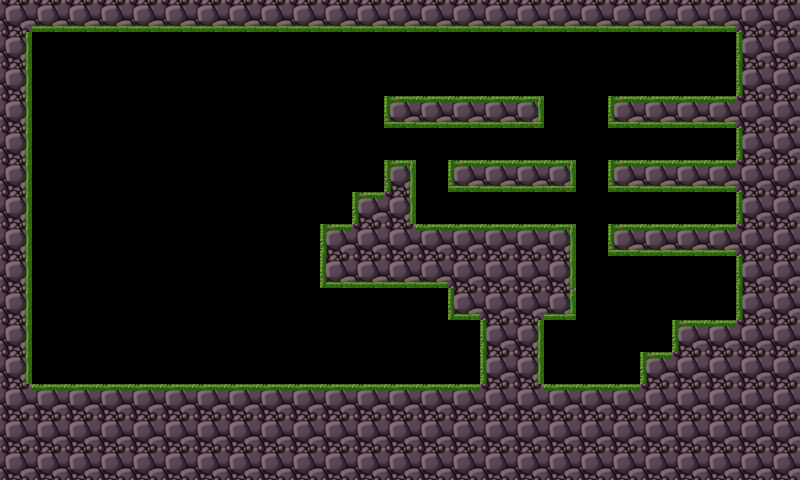

Rendered tile map (Tiled .tmx) drawn with the repository's tilesets; below, a short description and the map source with its tile grids summarised:
An orthogonal 25x15 tile map with 32x32 px tiles, 1 tile layer (mpic) and 11 objects (4x monster, 2x wood, fire, circle).

<map version="1.0" orientation="orthogonal" width="25" height="15" tilewidth="32" tileheight="32">
 <tileset firstgid="1" name="tiled" tilewidth="32" tileheight="32">
  <image source="tiled.png" width="192" height="192" />
 </tileset>
 <layer name="mpic" width="25" height="15">
  <data>[375 cells, 186 non-empty, 13 distinct tile ids]</data>
 </layer>
 <objectgroup name="ground" width="25" height="15">
  <object x="32" y="29">
   <polyline points="0,0 708,-2 707,70 577,69 577,94 706,94 705,133 578,133 578,157 706,157 706,197 580,197 580,221 705,222 705,295 644,296 644,323 610,323 610,358 507,357 509,285 541,285 541,197 380,198 380,133 352,134 352,165 322,165 323,196 290,197 290,256 419,256 419,286 449,286 450,358 -5,358 -4,0" />
  </object>
  <object x="388" y="96">
   <polyline points="0,0 153,1 153,27 0,28 -1,0" />
  </object>
  <object x="450" y="162">
   <polyline points="0,0 123,-1 123,25 -1,26 0,3" />
  </object>
 </objectgroup>
 <objectgroup name="object" width="25" height="15">
  <object name="fire" x="718" y="82" />
  <object name="monster" x="623" y="86">
   <properties>
    <property name="enemy" value="false" />
    <property name="plistname" value="monster_5" />
   </properties>
  </object>
  <object name="circle" x="424" y="79">
   <properties>
    <property name="sprite_name" value="circle.png" />
   </properties>
  </object>
  <object name="wood" x="578" y="145">
   <properties>
    <property name="sprite_name" value="wood.png" />
   </properties>
  </object>
  <object name="wood" x="588" y="213">
   <properties>
    <property name="sprite_name" value="wood.png" />
   </properties>
  </object>
  <object name="monster" x="609" y="373">
   <properties>
    <property name="enemy" value="true" />
    <property name="plistname" value="monster_3" />
   </properties>
  </object>
  <object name="monster" x="653" y="342">
   <properties>
    <property name="enemy" value="true" />
    <property name="plistname" value="monster_2" />
   </properties>
  </object>
  <object name="monster" x="703" y="303">
   <properties>
    <property name="enemy" value="true" />
    <property name="plistname" value="monster_1" />
   </properties>
  </object>
 </objectgroup>
</map>
